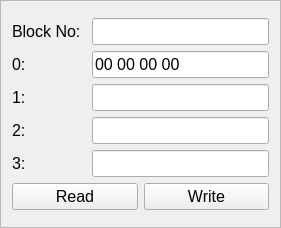
<?xml version="1.0" encoding="UTF-8"?>
<ui version="4.0">
 <class>NFCTargetMemoryView</class>
 <widget class="QFrame" name="NFCTargetMemoryView">
  <property name="geometry">
   <rect>
    <x>0</x>
    <y>0</y>
    <width>281</width>
    <height>228</height>
   </rect>
  </property>
  <property name="windowTitle">
   <string>Frame</string>
  </property>
  <property name="styleSheet">
   <string notr="true">QLabel {
	font-size: 12pt;
}

QLineEdit {
	font-size: 12pt;
}

QPushButton {
	font-size: 12pt;
}</string>
  </property>
  <property name="frameShape">
   <enum>QFrame::StyledPanel</enum>
  </property>
  <property name="frameShadow">
   <enum>QFrame::Raised</enum>
  </property>
  <layout class="QGridLayout" name="gridLayout">
   <item row="1" column="2">
    <layout class="QHBoxLayout" name="horizontalLayout_8"/>
   </item>
   <item row="1" column="0">
    <layout class="QHBoxLayout" name="horizontalLayout_7"/>
   </item>
   <item row="0" column="1">
    <layout class="QVBoxLayout" name="verticalLayout_2"/>
   </item>
   <item row="1" column="1">
    <layout class="QVBoxLayout" name="verticalLayout">
     <item>
      <layout class="QHBoxLayout" name="horizontalLayout">
       <item>
        <widget class="QLabel" name="label">
         <property name="minimumSize">
          <size>
           <width>74</width>
           <height>0</height>
          </size>
         </property>
         <property name="text">
          <string>Block No:</string>
         </property>
        </widget>
       </item>
       <item>
        <widget class="QLineEdit" name="BlockNoLineEdit"/>
       </item>
      </layout>
     </item>
     <item>
      <layout class="QHBoxLayout" name="horizontalLayout_2">
       <item>
        <widget class="QLabel" name="label_2">
         <property name="minimumSize">
          <size>
           <width>74</width>
           <height>0</height>
          </size>
         </property>
         <property name="text">
          <string>0:</string>
         </property>
        </widget>
       </item>
       <item>
        <widget class="QLineEdit" name="lineEdit_2">
         <property name="text">
          <string>00 00 00 00</string>
         </property>
        </widget>
       </item>
      </layout>
     </item>
     <item>
      <layout class="QHBoxLayout" name="horizontalLayout_3">
       <item>
        <widget class="QLabel" name="label_3">
         <property name="minimumSize">
          <size>
           <width>74</width>
           <height>0</height>
          </size>
         </property>
         <property name="text">
          <string>1:</string>
         </property>
        </widget>
       </item>
       <item>
        <widget class="QLineEdit" name="lineEdit_3"/>
       </item>
      </layout>
     </item>
     <item>
      <layout class="QHBoxLayout" name="horizontalLayout_4">
       <item>
        <widget class="QLabel" name="label_4">
         <property name="minimumSize">
          <size>
           <width>74</width>
           <height>0</height>
          </size>
         </property>
         <property name="text">
          <string>2:</string>
         </property>
        </widget>
       </item>
       <item>
        <widget class="QLineEdit" name="lineEdit_4"/>
       </item>
      </layout>
     </item>
     <item>
      <layout class="QHBoxLayout" name="horizontalLayout_5">
       <item>
        <widget class="QLabel" name="label_5">
         <property name="minimumSize">
          <size>
           <width>74</width>
           <height>0</height>
          </size>
         </property>
         <property name="text">
          <string>3:</string>
         </property>
        </widget>
       </item>
       <item>
        <widget class="QLineEdit" name="lineEdit_5"/>
       </item>
      </layout>
     </item>
     <item>
      <layout class="QHBoxLayout" name="horizontalLayout_6">
       <item>
        <widget class="QPushButton" name="pushButton">
         <property name="text">
          <string>Read</string>
         </property>
        </widget>
       </item>
       <item>
        <widget class="QPushButton" name="pushButton_2">
         <property name="text">
          <string>Write</string>
         </property>
        </widget>
       </item>
      </layout>
     </item>
    </layout>
   </item>
   <item row="2" column="1">
    <layout class="QVBoxLayout" name="verticalLayout_3"/>
   </item>
  </layout>
 </widget>
 <resources/>
 <connections/>
</ui>
